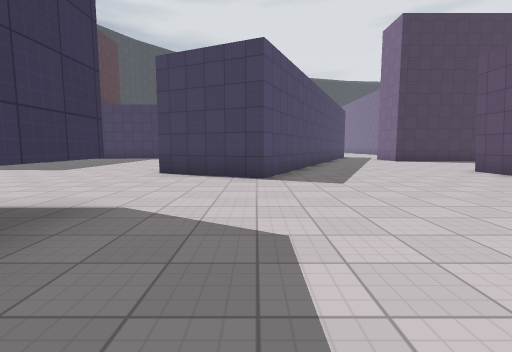
View 1 (above)

20 first-person views from a walk through a level from a Godot 3-D game. The camera is 1.3 m above the floor, tilts 6° down and sees 85° across. The floor is counted in squares, 2 m on a side. Each view is taken from the middle of a square. On the plan, view 1 faces up. The plan holds only what a view shows up to about 9 squares ahead; the rest is blank. The place goes on beyond the plan. Surface patterns are stand-ins for the level's own textures.

View 2
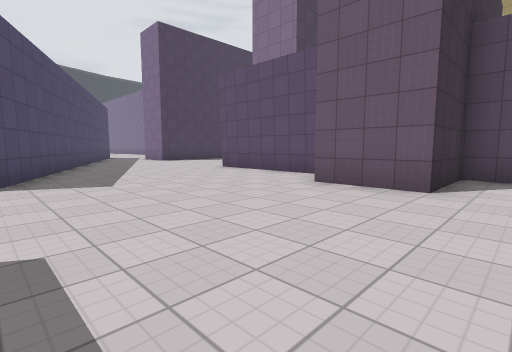

View 3
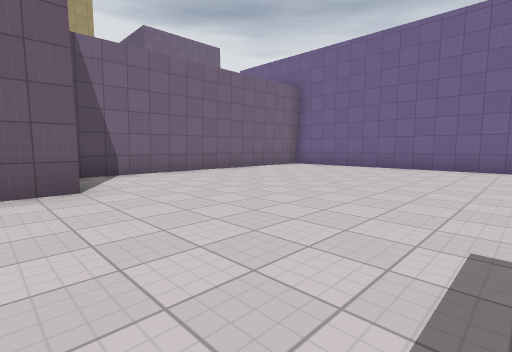

View 4
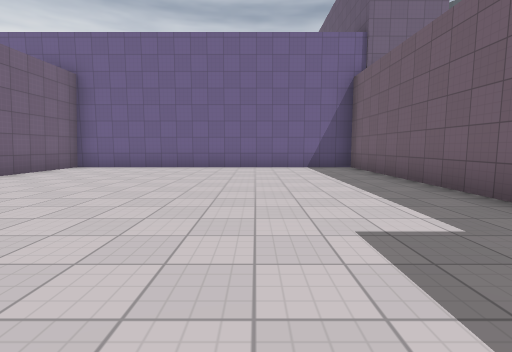

View 5
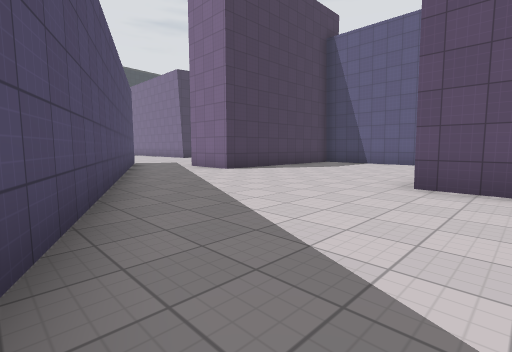

View 6
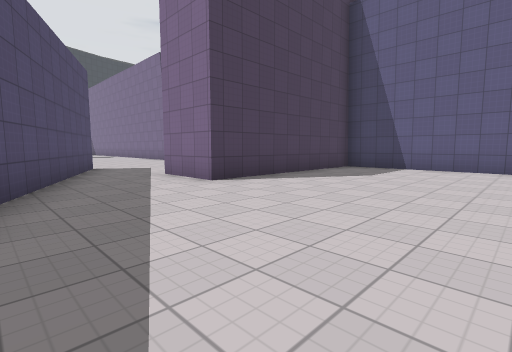

View 7
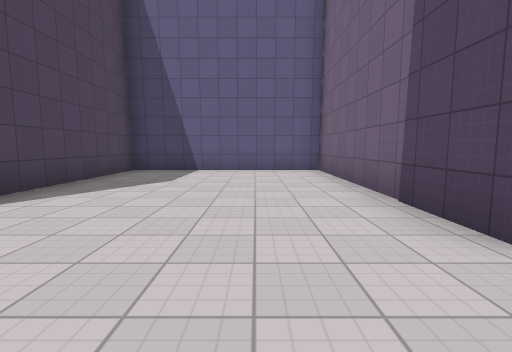

View 8
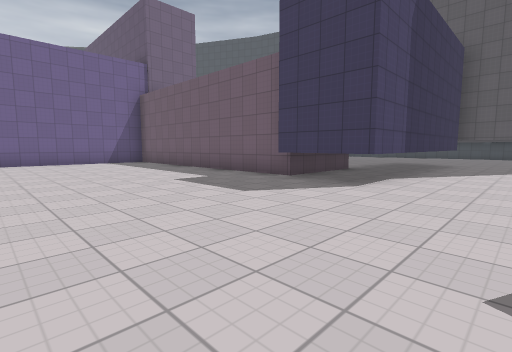

View 9
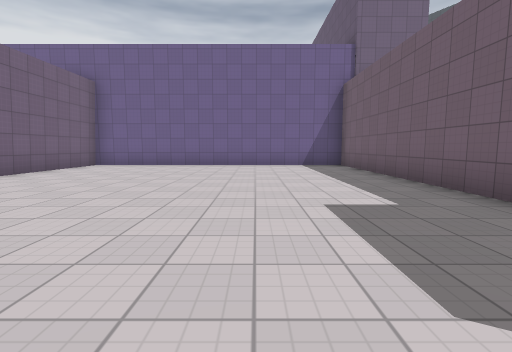

View 10
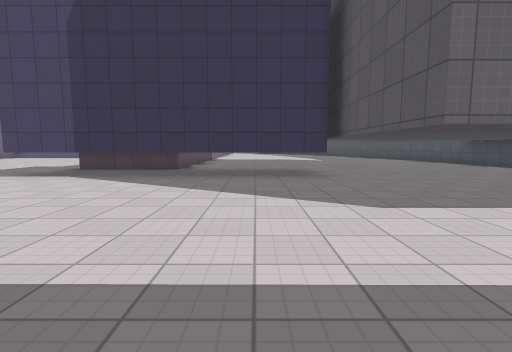

View 11
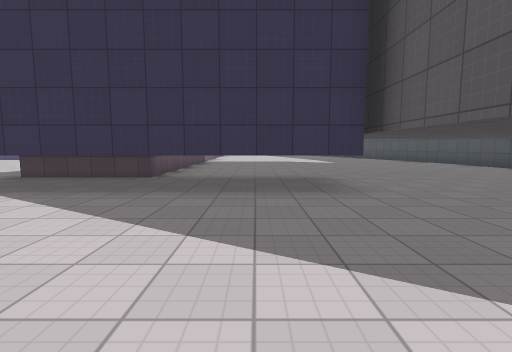

View 12
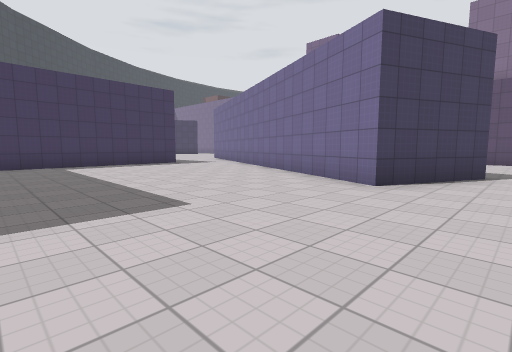

View 13
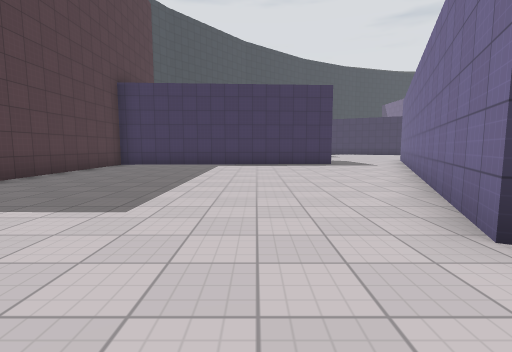

View 14
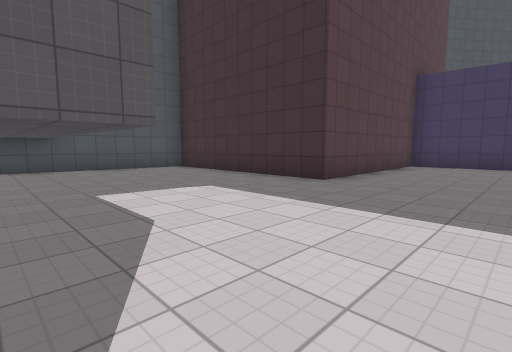

View 15
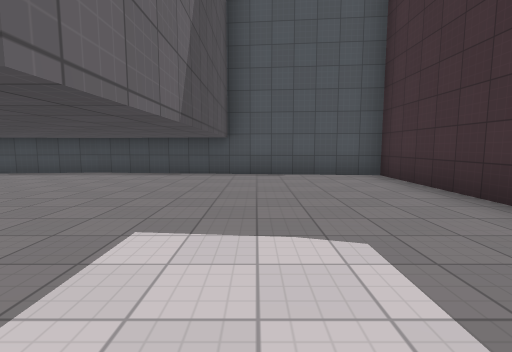

View 16
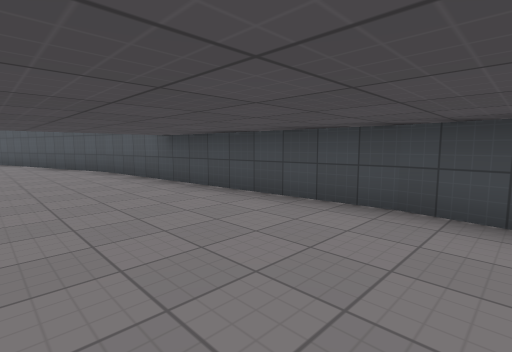

View 17
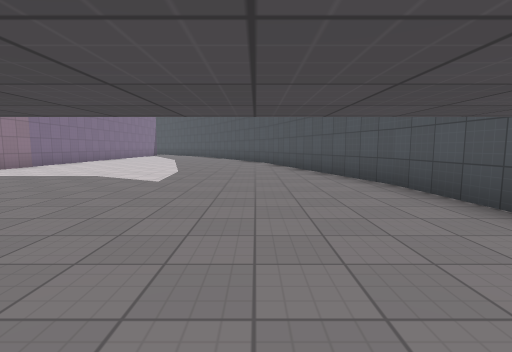

View 18
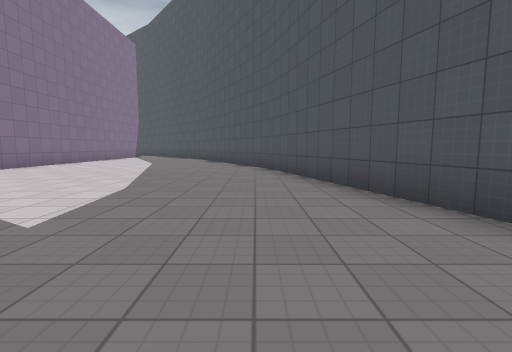

View 19
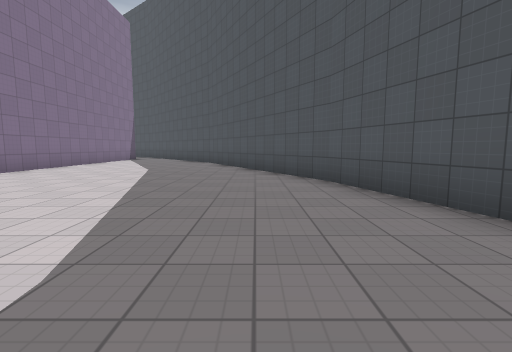

View 20
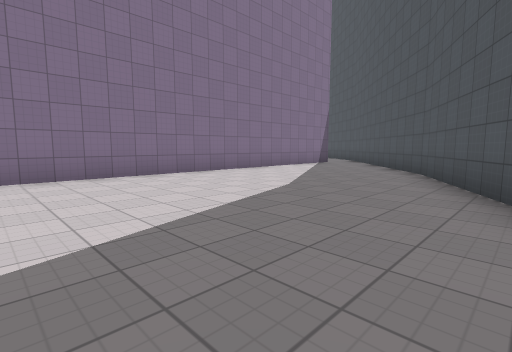

### Floor plan
Key: @ floor where view 1 was taken; # wall or solid block; . floor; T thing the floor can be seen under or through.
Columns run from 15 left of view 1 to 12 right of it. Each row starts with its distance up from view 1.
 17                     #..
 16       #####        ##..
 15       #.....       #..
 14       #.........# ##..#
 13       #.........###...######
 12       #........####........#
 11       #........###.........#
 10 #######.......####.........#
  9 #.............###..........#
  8 #.............###..........#
  7 #............###.....#######
  6 #..............#.....#
  5 #....................#
  4 #....................#
  3 #......#TT####......##
  2 #......    ###......#
  1 #......   T###......###
  0 #..........###.@......#
 -1 #..........###........#
 -2 #..........###........#
 -3 #.......     #........#
 -4 #........    #........#
 -5 ##........   #........#
 -6  #........   #........#
 -7  #.........############
 -8  ##........#
 -9   #........#
-10   #........#
-11   ##.......#
-12    #.......#
-13    ##......#
-14     #......#
-15     ##.....#
-16      #.....#
-17      ##...
-18       ##.

Positions as (right, up) in squares from view 1, and headings:
1: (0, 0), facing up
2: (0, 0), facing up-right
3: (0, 2), facing down-right
4: (1, 2), facing down
5: (1, 6), facing up-right
6: (3, 8), facing up-right
7: (4, 9), facing right
8: (3, 5), facing down-left
9: (1, 3), facing down
10: (-7, 9), facing down
11: (-7, 7), facing down
12: (-7, 5), facing up-right
13: (-4, 5), facing up
14: (-6, 5), facing up-left
15: (-8, 7), facing left
16: (-12, 4), facing down-left
17: (-12, 1), facing down
18: (-12, -2), facing down
19: (-11, -5), facing down
20: (-11, -9), facing down-right
